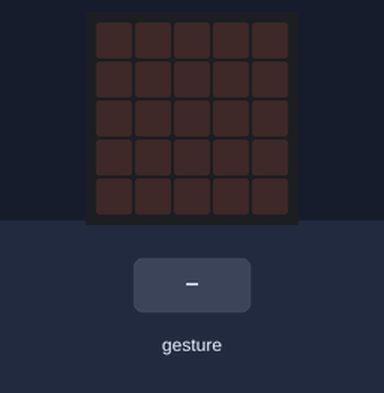
The program below on a simulated BBC micro:bit (MakeCode). Shown: the board's 5×5 LED display. The inputs (shaded band) are chosen by the test bench. Random numbers come from a fixed seed; a tilt is held for 1.5 s and a shake lasts 1 s, then the board lies face up again.

Above: at 1.2 s.
1.3 s: gesture 'shake'
At 4.2 s:
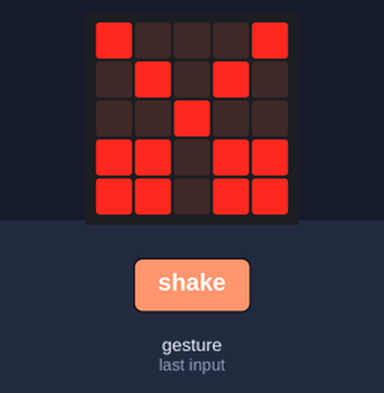
4.3 s: gesture 'shake'
At 7.2 s:
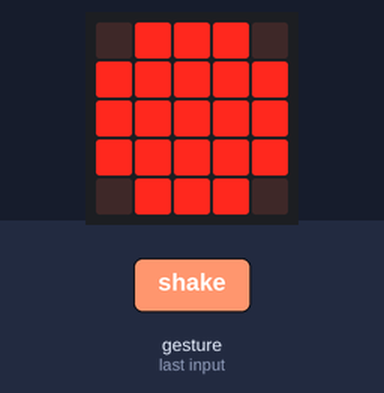
Timing chart, 0 to 8.7 s (numbered marks = the images above; inputs shaded):
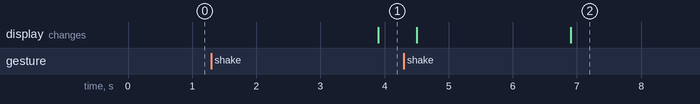

The program:

main.ts
```typescript
let mano = 0
input.onGesture(Gesture.Shake, function () {
    basic.showLeds(`
        . . . . .
        . . . . .
        . . . . .
        . . . . .
        . . . . .
        `)
    basic.pause(2000)
    mano = randint(1, 3)
    if (mano == 1) {
        basic.showLeds(`
            # . . . #
            . # . # .
            . . # . .
            # # . # #
            # # . # #
            `)
    }
    if (mano == 2) {
        basic.showLeds(`
            # # # . .
            # . . # .
            # . . . #
            # . . . #
            # # # # #
            `)
    }
    if (mano == 3) {
        basic.showLeds(`
            . # # # .
            # # # # #
            # # # # #
            # # # # #
            . # # # .
            `)
    }
})
```

test.ts
```typescript
// aquí va el archivo "tests"; esto no se compilará cuando este paquete se utilice como una extensión.
```

Measured:
- after the input at 1.3 s, the display: changes after 2.6 s (image 1)
- after the input at 4.3 s, the display: first changes after 0.20 s (image 2 shows a later state)
